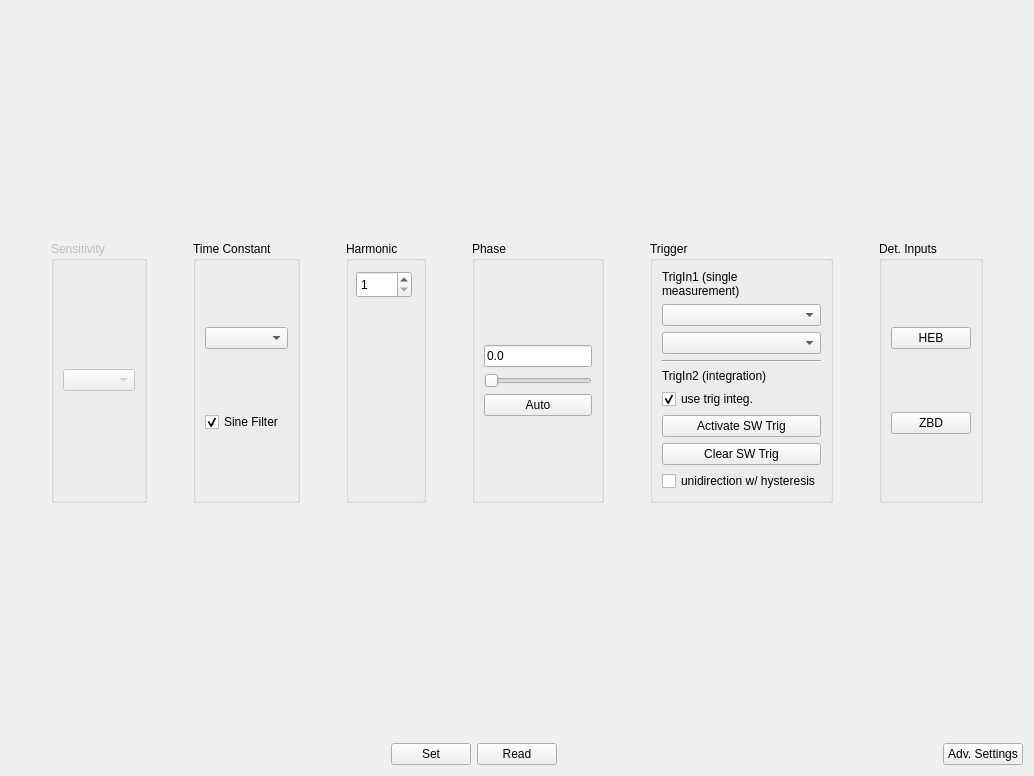
      <widget class="QWidget" name="tab_Lockin">
       <attribute name="title">
        <string>Lock-In Amp</string>
       </attribute>
       <attribute name="toolTip">
        <string>&lt;html&gt;&lt;head/&gt;&lt;body&gt;&lt;p&gt;&lt;span style=&quot; font-weight:600;&quot;&gt;Jet GUI - Lockin Amplifier&lt;/span&gt;&lt;/p&gt;&lt;p&gt;&lt;span style=&quot; font-style:italic;&quot;&gt;Usage&lt;/span&gt;:&lt;br/&gt;Control all the parameters relevant to the lockin amplifier (Zurich Instr. MFLI).&lt;/p&gt;&lt;p&gt;&lt;span style=&quot; font-style:italic;&quot;&gt;Keyboard Shortcuts&lt;/span&gt;:&lt;br/&gt;Escape - Exit the GUI&lt;br/&gt;Ctrl+PgDwn / Ctrl+Tab - Next tab&lt;br/&gt;Ctrl+PgUp / Ctrl+Shift+Tab - Previous tab&lt;br/&gt;Ctrl+R - Read current settings from the instrument&lt;br/&gt;Ctrl+S - Set current setttings to the instrument&lt;/p&gt;&lt;p&gt;&lt;span style=&quot; font-style:italic;&quot;&gt;Mouse Shortcuts&lt;/span&gt;:&lt;br/&gt;(nothing special)&lt;/p&gt;&lt;/body&gt;&lt;/html&gt;</string>
       </attribute>
       <layout class="QVBoxLayout" name="verticalLayout_17">
        <item>
         <spacer name="verticalSpacer_6">
          <property name="orientation">
           <enum>Qt::Vertical</enum>
          </property>
          <property name="sizeHint" stdset="0">
           <size>
            <width>20</width>
            <height>230</height>
           </size>
          </property>
         </spacer>
        </item>
        <item>
         <layout class="QHBoxLayout" name="horizontalLayout_7">
          <item>
           <spacer name="horizontalSpacer_8">
            <property name="orientation">
             <enum>Qt::Horizontal</enum>
            </property>
            <property name="sizeHint" stdset="0">
             <size>
              <width>40</width>
              <height>20</height>
             </size>
            </property>
           </spacer>
          </item>
          <item>
           <widget class="QGroupBox" name="group_LockinSensitivity">
            <property name="enabled">
             <bool>false</bool>
            </property>
            <property name="title">
             <string>Sensitivity</string>
            </property>
            <property name="flat">
             <bool>false</bool>
            </property>
            <layout class="QVBoxLayout" name="verticalLayout_13">
             <item>
              <widget class="QComboBox" name="combo_LockinSensitivity"/>
             </item>
            </layout>
           </widget>
          </item>
          <item>
           <spacer name="horizontalSpacer">
            <property name="orientation">
             <enum>Qt::Horizontal</enum>
            </property>
            <property name="sizeHint" stdset="0">
             <size>
              <width>40</width>
              <height>20</height>
             </size>
            </property>
           </spacer>
          </item>
          <item>
           <widget class="QGroupBox" name="group_LockinTau">
            <property name="title">
             <string>Time Constant</string>
            </property>
            <layout class="QVBoxLayout" name="verticalLayout_12">
             <item>
              <widget class="QComboBox" name="combo_LockinTau"/>
             </item>
             <item>
              <widget class="QCheckBox" name="check_LockinSineFilter">
               <property name="text">
                <string>Sine Filter</string>
               </property>
               <property name="checked">
                <bool>true</bool>
               </property>
              </widget>
             </item>
            </layout>
           </widget>
          </item>
          <item>
           <spacer name="horizontalSpacer_2">
            <property name="orientation">
             <enum>Qt::Horizontal</enum>
            </property>
            <property name="sizeHint" stdset="0">
             <size>
              <width>40</width>
              <height>20</height>
             </size>
            </property>
           </spacer>
          </item>
          <item>
           <widget class="QGroupBox" name="group_LockinHarmonic">
            <property name="title">
             <string>Harmonic</string>
            </property>
            <widget class="QSpinBox" name="combo_LockinHarmonic">
             <property name="geometry">
              <rect>
               <x>10</x>
               <y>30</y>
               <width>56</width>
               <height>27</height>
              </rect>
             </property>
             <property name="minimum">
              <number>1</number>
             </property>
             <property name="maximum">
              <number>4</number>
             </property>
            </widget>
           </widget>
          </item>
          <item>
           <spacer name="horizontalSpacer_3">
            <property name="orientation">
             <enum>Qt::Horizontal</enum>
            </property>
            <property name="sizeHint" stdset="0">
             <size>
              <width>40</width>
              <height>20</height>
             </size>
            </property>
           </spacer>
          </item>
          <item>
           <widget class="QGroupBox" name="group_LockinPhase">
            <property name="title">
             <string>Phase</string>
            </property>
            <layout class="QVBoxLayout" name="verticalLayout_11">
             <item>
              <layout class="QGridLayout" name="gridLayout">
               <item row="0" column="0">
                <widget class="ScrollableText" name="txt_LockinPhase">
                 <property name="text">
                  <string>0.0</string>
                 </property>
                </widget>
               </item>
               <item row="4" column="0">
                <widget class="QPushButton" name="btn_LockinPhaseAuto">
                 <property name="text">
                  <string>Auto</string>
                 </property>
                </widget>
               </item>
               <item row="3" column="0">
                <widget class="DoubleSlider" name="slider_LockinPhase">
                 <property name="orientation">
                  <enum>Qt::Horizontal</enum>
                 </property>
                 <property name="tickPosition">
                  <enum>QSlider::NoTicks</enum>
                 </property>
                </widget>
               </item>
              </layout>
             </item>
            </layout>
           </widget>
          </item>
          <item>
           <spacer name="horizontalSpacer_9">
            <property name="orientation">
             <enum>Qt::Horizontal</enum>
            </property>
            <property name="sizeHint" stdset="0">
             <size>
              <width>40</width>
              <height>20</height>
             </size>
            </property>
           </spacer>
          </item>
          <item>
           <widget class="QGroupBox" name="group_LockinTrigger">
            <property name="title">
             <string>Trigger</string>
            </property>
            <layout class="QVBoxLayout" name="verticalLayout_5">
             <item>
              <widget class="QLabel" name="label_LockinTrig1">
               <property name="text">
                <string>&lt;html&gt;&lt;head/&gt;&lt;body&gt;&lt;p&gt;TrigIn1 (single&lt;br/&gt;measurement)&lt;/p&gt;&lt;/body&gt;&lt;/html&gt;</string>
               </property>
              </widget>
             </item>
             <item>
              <widget class="QComboBox" name="combo_LockinTriggerSrc"/>
             </item>
             <item>
              <widget class="QComboBox" name="combo_LockinTriggerMode"/>
             </item>
             <item>
              <widget class="Line" name="line">
               <property name="orientation">
                <enum>Qt::Horizontal</enum>
               </property>
              </widget>
             </item>
             <item>
              <widget class="QLabel" name="label_LockinTrig2">
               <property name="text">
                <string>TrigIn2 (integration)</string>
               </property>
              </widget>
             </item>
             <item>
              <widget class="QCheckBox" name="check_LockinUseSWTrigInt">
               <property name="text">
                <string>use trig integ.</string>
               </property>
               <property name="checked">
                <bool>true</bool>
               </property>
              </widget>
             </item>
             <item>
              <widget class="QPushButton" name="btn_LockinSWTrigSet">
               <property name="text">
                <string>Activate SW Trig</string>
               </property>
              </widget>
             </item>
             <item>
              <widget class="QPushButton" name="btn_LockinSWTrigClear">
               <property name="text">
                <string>Clear SW Trig</string>
               </property>
              </widget>
             </item>
             <item>
              <widget class="QCheckBox" name="check_LockinUseUnidirectionScan">
               <property name="text">
                <string>unidirection w/ hysteresis</string>
               </property>
              </widget>
             </item>
            </layout>
           </widget>
          </item>
          <item>
           <spacer name="horizontalSpacer_22">
            <property name="orientation">
             <enum>Qt::Horizontal</enum>
            </property>
            <property name="sizeHint" stdset="0">
             <size>
              <width>40</width>
              <height>20</height>
             </size>
            </property>
           </spacer>
          </item>
          <item>
           <widget class="QGroupBox" name="group_LockinDetInput">
            <property name="title">
             <string>Det. Inputs</string>
            </property>
            <layout class="QVBoxLayout" name="verticalLayout_36">
             <item>
              <widget class="QPushButton" name="btn_LockinDetInputHEB">
               <property name="toolTip">
                <string>&lt;html&gt;&lt;head/&gt;&lt;body&gt;&lt;p&gt;Sets up the signal input (Voltage Input 1) so that it is appropriate to the QMC bolometers:&lt;/p&gt;&lt;p&gt;Range: 3.0 V (i.e. its max)&lt;/p&gt;&lt;p&gt;Impedance: 50 Ω (i.e. scales the input down so it doesn't overload)&lt;/p&gt;&lt;/body&gt;&lt;/html&gt;</string>
               </property>
               <property name="text">
                <string>HEB</string>
               </property>
              </widget>
             </item>
             <item>
              <widget class="QPushButton" name="btn_LockinDetInputZBD">
               <property name="toolTip">
                <string>&lt;html&gt;&lt;head/&gt;&lt;body&gt;&lt;p&gt;Sets up the signal input (Voltage Input 1) so that it is appropriate to the VDI ZBDs:&lt;/p&gt;&lt;p&gt;Range: 3.0 V (i.e. its max)&lt;/p&gt;&lt;p&gt;Impedance: 10 MΩ (i.e. default)&lt;/p&gt;&lt;/body&gt;&lt;/html&gt;</string>
               </property>
               <property name="text">
                <string>ZBD</string>
               </property>
              </widget>
             </item>
            </layout>
           </widget>
          </item>
          <item>
           <spacer name="horizontalSpacer_23">
            <property name="orientation">
             <enum>Qt::Horizontal</enum>
            </property>
            <property name="sizeHint" stdset="0">
             <size>
              <width>40</width>
              <height>20</height>
             </size>
            </property>
           </spacer>
          </item>
         </layout>
        </item>
        <item>
         <spacer name="verticalSpacer_5">
          <property name="orientation">
           <enum>Qt::Vertical</enum>
          </property>
          <property name="sizeHint" stdset="0">
           <size>
            <width>20</width>
            <height>234</height>
           </size>
          </property>
         </spacer>
        </item>
        <item>
         <layout class="QHBoxLayout" name="layout_LockinButtons">
          <item>
           <spacer name="horizontalSpacer_6">
            <property name="orientation">
             <enum>Qt::Horizontal</enum>
            </property>
            <property name="sizeHint" stdset="0">
             <size>
              <width>40</width>
              <height>20</height>
             </size>
            </property>
           </spacer>
          </item>
          <item>
           <widget class="QPushButton" name="btn_LockinSetValues">
            <property name="text">
             <string>Set</string>
            </property>
           </widget>
          </item>
          <item>
           <widget class="QPushButton" name="btn_LockinReadValues">
            <property name="text">
             <string>Read</string>
            </property>
           </widget>
          </item>
          <item>
           <spacer name="horizontalSpacer_7">
            <property name="orientation">
             <enum>Qt::Horizontal</enum>
            </property>
            <property name="sizeHint" stdset="0">
             <size>
              <width>40</width>
              <height>20</height>
             </size>
            </property>
           </spacer>
          </item>
          <item>
           <widget class="QPushButton" name="btn_AdvSettingsLockin">
            <property name="text">
             <string>Adv. Settings</string>
            </property>
           </widget>
          </item>
         </layout>
        </item>
       </layout>
      </widget>
